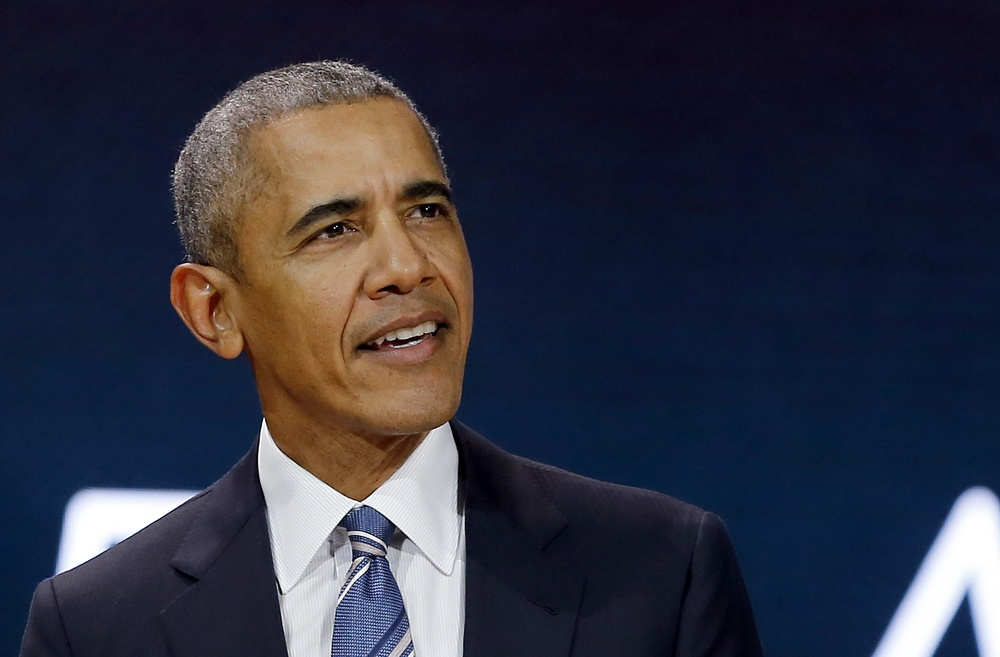
#> input picture opencv/faces/train/s1/obama (1).jpeg, 1000 x 657 px, shrunk from 1872 x 1230 before the run, found by its file name
$ python Facerec.py   (Python 2 division)
#> lines starting #> are read from the running program, lines starting #| are printed output that depends on the picture
#> in prepare_training_data, image is the input picture: shape (657, 1000, 3); mean B, G, R 64.1, 49.3, 47.3
# https://www.superdatascience.com/opencv-face-recognition/

# this function will read all persons' training images, detect face from each image
# and will return two lists of exactly same size, one list
# of faces and another list of labels for each face
import os
import cv2
import numpy as np
import time

faces = None
labels = None
tables = None
face_recognizer = None
home_dir = 'opencv/'


# function to detect face using OpenCV
def detect_face(img):
    # convert the test image to gray scale as opencv face detector expects gray images
    gray = cv2.cvtColor(img, cv2.COLOR_BGR2GRAY)
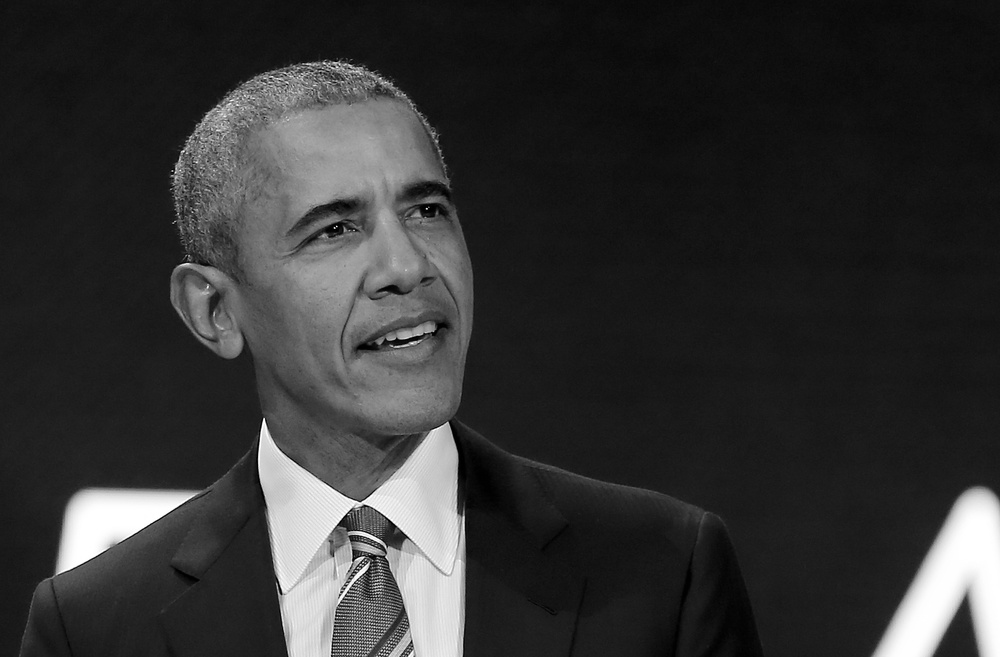
#> gray: shape (657, 1000); min 0, max 255, mean 50.4

    # load OpenCV face detector, I am using LBP which is fast
    # there is also a more accurate but slow: Haar classifier
    # face_cascade = cv2.CascadeClassifier(home_dir + 'faces/lbpcascade_frontalface_improved.xml')
    face_cascade = cv2.CascadeClassifier(home_dir + 'faces/lbpcascade_frontalface.xml')

    # let's detect multiscale images(some images may be closer to camera than others)
    # result is a list of faces
    faces = face_cascade.detectMultiScale(gray, scaleFactor=1.2, minNeighbors=5);
#> faces = [[258, 122, 250, 250]]

    # if no faces are detected then return original img
    if (len(faces) == 0):
        #print("Face is not detected at all!")
        return None, None, None

    # under the assumption that there will be only one face,
    # extract the face area
    (x, y, w, h) = faces[0]
#> x = 258; y = 122; w = 250; h = 250
    return gray[y:y + w, x:x + h], faces[0], len(faces)


def prepare_training_data(data_folder_path):
    # ------STEP-1--------
    # get the directories (one directory for each subject) in data folder
    dirs = os.listdir(data_folder_path)

    # list to hold all subject faces
    faces = []
    # list to hold labels for all subjects
    labels = []
    tables = dict()
    labelCount = 0
    # let's go through each directory and read images within it
    for dir_name in dirs:
        print
        print (dir_name)

        if dir_name.startswith("."):
            continue

        labelCount += 1

        # our subject directories start with letter 's' so
        # ignore any non-relevant directories if any
        #if not dir_name.startswith("s"):
            #continue;

        # ------STEP-2--------
        # extract label number of subject from dir_name
        # format of dir name = slabel
        # , so removing letter 's' from dir_name will give us label

        label = labelCount
        tables[label] = dir_name

        # build path of directory containing images for current subject subject
        # sample subject_dir_path = "training-data/s1"
        subject_dir_path = data_folder_path + "/" + dir_name

        # get the images names that are inside the given subject directory
        subject_images_names = os.listdir(subject_dir_path)

        # ------STEP-3--------
        # go through each image name, read image,
        # detect face and add face to list of faces
        for image_name in subject_images_names:
            # ignore system files like .DS_Store
            if image_name.startswith("."):
                continue
            if image_name.startswith("noface"):
                continue

            # build image path
            # sample image path = training-data/s1/1.pgm
            image_path = subject_dir_path + "/" + image_name

            # read image
            image = cv2.imread(image_path)

            # display an image window to show the image
            #cv2.imshow("Training on image...", image)
            #cv2.waitKey(100)
            # detect face
            # detect face
            print (image_name)
            face, rect, length = detect_face(image)
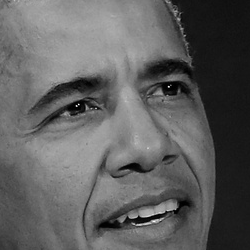
#> face: shape (250, 250); min 0, max 254, mean 95.5
#> rect = [258, 122, 250, 250]; length = 1

            # ------STEP-4--------
            # for the purpose of this tutorial
            # we will ignore faces that are not detected
            if face is not None:
                # add face to list of faces
                faces.append(face)
                # add label for this face
                labels.append(label)
            else:
                print("Face is not detected at all!")
                os.rename(image_path, subject_dir_path + "/noface." + image_name)

            cv2.destroyAllWindows()
            cv2.waitKey(1)
            cv2.destroyAllWindows()
        print

    return faces, labels, tables


# function to draw rectangle on image
# according to given (x, y) coordinates and
# given width and heigh
def draw_rectangle(img, rect):
    (x, y, w, h) = rect
    cv2.rectangle(img, (x, y), (x + w, y + h), (0, 255, 0), 2)


# function to draw text on give image starting from
# passed (x, y) coordinates.
def draw_text(img, text, x, y):
    cv2.putText(img, text, (x, y), cv2.FONT_HERSHEY_PLAIN, 1.5, (0, 255, 0), 2)


# this function recognizes the person in image passed
# and draws a rectangle around detected face with name of the
# subject
# [21 lines left out: function predict, not called in this run]


def do_processing():
    global faces
    global labels
    global tables
    # let's first prepare our training data
    # data will be in two lists of same size
    # one list will contain all the faces
    # and the other list will contain respective labels for each face
    print("Preparing data...")
    faces, labels, tables = prepare_training_data(home_dir + "faces/train")
#> faces = 1 item; labels = [1]; tables = {1: 's1'}
    print("Data prepared")
    # print total faces and labels
    print("Total faces: ", len(faces))
#| Total faces:  1
    print("Total labels: ", len(labels))
#| Total labels:  1
    print(labels)
#| [1]
    np.save(home_dir + 'faces.npy', faces)
    np.save(home_dir + 'labels.npy', labels)
    np.save(home_dir + 'tables.npy', tables)


def do_training():
    global faces
    global labels
    global tables
    global face_recognizer

    faces = np.load(home_dir + 'faces.npy')
    labels = np.load(home_dir + 'labels.npy')
#> (the run stopped early here; a loop or call above may not have finished)
